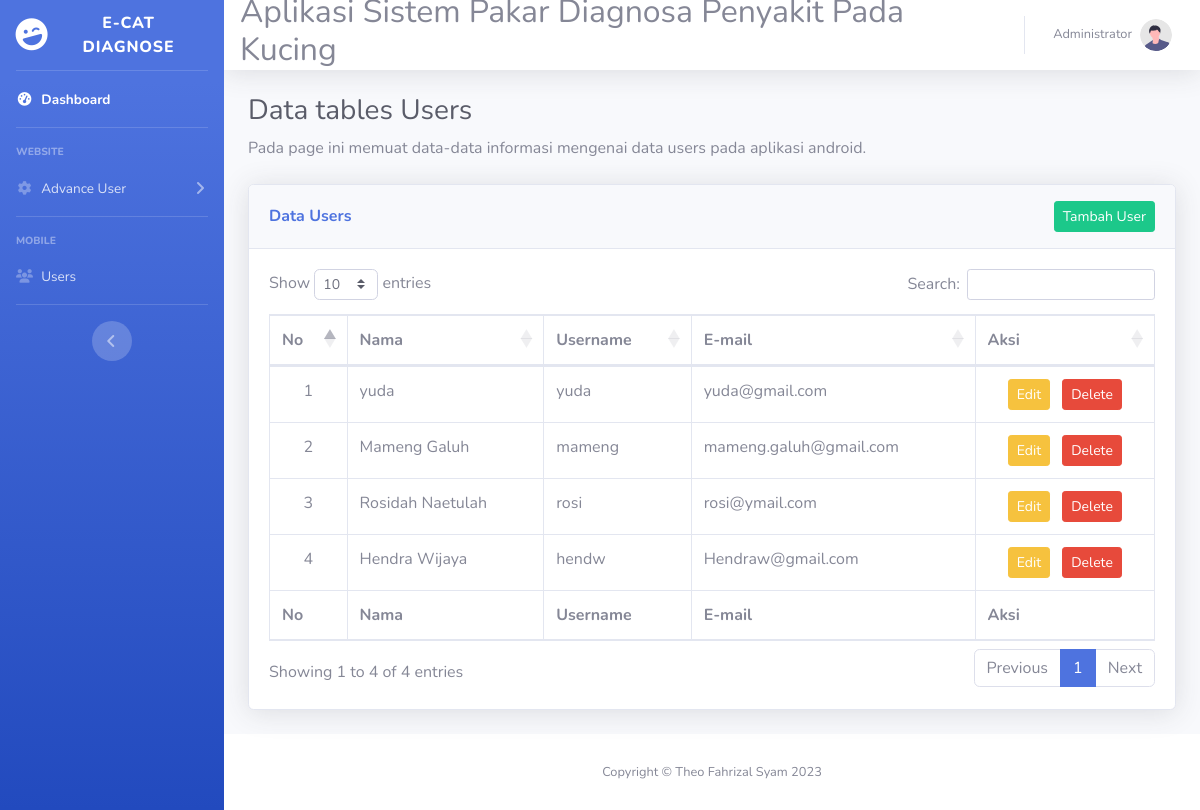
The app's page /web/admin/page-users.php (signed in) with its own data.
### tables this page shows
CREATE TABLE `users` (
  `userId` int(11) NOT NULL,
  `name` varchar(25) NOT NULL,
  `username` varchar(25) NOT NULL,
  `email` varchar(25) NOT NULL,
  `password` varchar(25) NOT NULL,
  `roleId` int(11) NOT NULL
);

### web/admin/page-users.php (the view, shortened to what this page needs)
<?php
require '../function.php';
?>
<!DOCTYPE html>
<html lang="en">
<head>
    <link href="../vendor/fontawesome-free/css/all.min.css" rel="stylesheet" type="text/css">
    <link href="../css/sb-admin-2.min.css" rel="stylesheet">
    <link href="../vendor/datatables/dataTables.bootstrap4.min.css" rel="stylesheet">
    <link rel="stylesheet" href="https://cdn.jsdelivr.net/npm/bootstrap-icons@1.3.0/font/bootstrap-icons.css" />
</head>
<body id="page-top">
    <div id="wrapper">
        <ul class="navbar-nav bg-gradient-primary sidebar sidebar-dark accordion" id="accordionSidebar">
            <a class="sidebar-brand d-flex align-items-center justify-content-center" href="index-admin.php">
                <div class="sidebar-brand-icon rotate-n-15">
                    <i class="fas fa-laugh-wink"></i>
                </div>
                <div class="sidebar-brand-text mx-3">E-Cat diagnose</div>
            </a>
            <hr class="sidebar-divider my-0">
            <li class="nav-item active">
                <a class="nav-link" href="index-admin.php">
                    <i class="fas fa-fw fa-tachometer-alt"></i>
                    <span>Dashboard</span></a>
            </li>
            <hr class="sidebar-divider">
            <div class="sidebar-heading">
                Website
            </div>
            <li class="nav-item">
                <a class="nav-link collapsed" href="#" data-toggle="collapse" data-target="#collapseTwo" aria-expanded="true" aria-controls="collapseTwo">
                    <i class="fas fa-fw fa-cog"></i>
                    <span>Advance User</span>
                </a>
            </li>
            <hr class="sidebar-divider">
            <div class="sidebar-heading">
                Mobile
            </div>
            <li class="nav-item">
                <a class="nav-link" href="../admin/page-users.php">
                    <i class="fas fa-fw fa-light fa-users"></i>
                    <span>Users</span></a>
            </li>
            <hr class="sidebar-divider d-none d-md-block">
            <div class="text-center d-none d-md-inline">
                <button class="rounded-circle border-0" id="sidebarToggle"></button>
            </div>
        </ul>
        <div id="content-wrapper" class="d-flex flex-column">
            <div id="content">
                <nav class="navbar navbar-expand navbar-light bg-white topbar mb-4 static-top shadow">
                    <h2 class="ml-auto">
                    </h2>
                    <ul class="navbar-nav ml-auto">
                        <li class="nav-item dropdown no-arrow">
                            <a class="nav-link dropdown-toggle" href="#" id="userDropdown" role="button" data-toggle="dropdown" aria-haspopup="true" aria-expanded="false">
                                <span class="mr-2 d-none d-lg-inline text-gray-600 small"><?=$_SESSION['name']?></span>
                                <img class="img-profile rounded-circle" src="../img/undraw_profile.svg">
                            </a>
                        </li>
                    </ul>
                </nav>
                <div class="container-fluid">
                    <h1 class="h3 mb-2 text-gray-800">Data tables Users</h1>
                    <p class="mb-4">Pada page ini memuat data-data informasi mengenai data users pada aplikasi android.</p>
                    <div class="card shadow mb-4">
                        <div class="card-header py-3 d-flex align-items-center justify-content-between">
                            <h6 class="m-0 font-weight-bold text-primary">Data Users</h6>
                            <div>
                                <button type="button" class="btn btn-success btn-sm inline" data-toggle="modal" data-target="#myModal">Tambah User</button>
                            </div>
                        </div>
                        <div class="card-body">
                            <div class="table-responsive">
                                <table class="table table-bordered" id="dataTable" width="100%" cellspacing="0">
                                    <thead>
                                        <tr>
                                            <th>No</th>
                                            <th>Nama</th>
                                            <th>Username</th>
                                            <th>E-mail</th>
                                            <th>Aksi</th>
                                        </tr>
                                    </thead>
                                    <tfoot>
                                        <tr>
                                            <th>No</th>
                                            <th>Nama</th>
                                            <th>Username</th>
                                            <th>E-mail</th>
                                            <th>Aksi</th>
                                        </tr>
                                    </tfoot>
                                    <tbody>
                                        <tr>
                                            <?php
                                            $takeAllUserData = mysqli_query($link, "SELECT * FROM users WHERE roleId = '4003' ORDER BY userId DESC ");
                                            $i = 1;
                                            while ($data = mysqli_fetch_array($takeAllUserData)) {
                                                $userId = $data['userId'];
                                                $nameUser = $data['name'];
                                                $usernameUser = $data['username'];
                                                $email = $data['email'];
                                            ?>
                                                <td class="text-center"><?= $i++ ?></td>
                                                <td><?= $nameUser ?></td>
                                                <td><?= $usernameUser ?></td>
                                                <td><?= $email ?></td>
                                                <td class="text-center">
                                                    <div>
                                                        <button type="button" class="btn btn-warning btn-sm" data-toggle="modal" data-target="#edit<?= $userId; ?>">
                                                            Edit
                                                        </button>
                                                        <button type="button" class="btn btn-danger btn-sm" data-toggle="modal" data-target="#delete<?= $userId; ?>">
                                                            Delete
                                                        </button>
                                                    </div>
                                                </td>
                                        </tr>
                                    <?php
                                            };
                                    ?>
                                    </tbody>
                                </table>
                            </div>
                        </div>
                    </div>
                </div>
            </div>
            <footer class="sticky-footer bg-white">
                <div class="container my-auto">
                    <div class="copyright text-center my-auto">
                        <span>Copyright &copy; Theo Fahrizal Syam 2023</span>
                    </div>
                </div>
            </footer>
        </div>
    </div>
</body>
</html>

### records on screen
users: name "yuda", username "yuda", email "yuda@gmail.com"
users: name "Mameng Galuh", username "mameng", email "mameng.galuh@gmail.com"
users: name "Rosidah Naetulah", username "rosi", email "rosi@ymail.com"
users: name "Hendra Wijaya", username "hendw", email "Hendraw@gmail.com"

### other values on screen
$_SESSION['name'] "Administrator"
